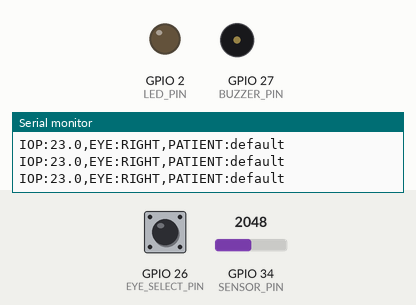
A sketch run on a simulated ESP32. On the bench: output pins drawn as LEDs (lit = HIGH), buzzer (waves = sounding), the last lines printed to the serial monitor. Inputs (shaded band) come from the test bench; at power-on: GPIO 34 (SENSOR_PIN) = 2048, GPIO 26 (EYE_SELECT_PIN) HIGH.

Above: at 21.7 s.
21.8 s: GPIO 34 (SENSOR_PIN) set to 1987
26.6 s: GPIO 34 (SENSOR_PIN) set to 1894
At 30.15 s:
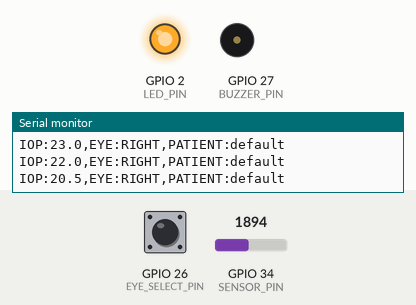
31.6 s: GPIO 34 (SENSOR_PIN) set to 2047
At 35.9 s:
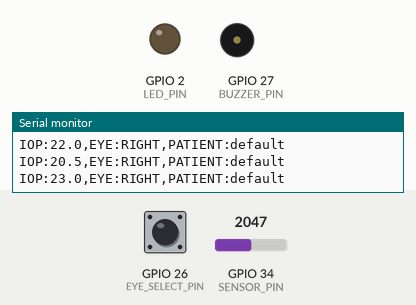
Timing chart, 0 to 42.6 s (numbered marks = the images above; inputs shaded):
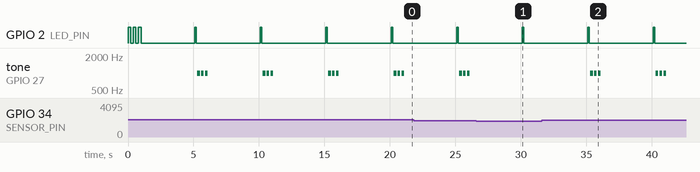

The sketch:

glaucoma_monitor.ino
```cpp
/**
 * GlaucoMonitor ESP32 Firmware
 * ─────────────────────────────────────────────────────────────────────────────
 * Reads Intraocular Pressure (IOP) from a pressure sensor (analog),
 * performs basic calibration, and sends readings via USB Serial to the backend.
 *
 * Hardware Setup:
 *   - Sensor output → GPIO 34 (ADC1, input only)
 *   - Left/Right eye selector → GPIO 26 (HIGH=RIGHT, LOW=LEFT)
 *   - LED indicator → GPIO 2 (built-in LED)
 *   - Optional buzzer → GPIO 27 (HIGH IOP alert)
 *
 * Serial Output Format:
 *   IOP:18.5,EYE:RIGHT,PATIENT:default\n
 *
 * Baud Rate: 9600
 *
 * NOTE: The IOP_CONVERSION_FACTOR should be calibrated against a reference
 * tonometer for clinical accuracy. The formula below is illustrative.
 */

#include <Arduino.h>

// ─── Pin Definitions ──────────────────────────────────────────────────────────
#define SENSOR_PIN        34    // Analog input from IOP sensor
#define EYE_SELECT_PIN    26    // Digital input: HIGH=RIGHT, LOW=LEFT
#define LED_PIN           2     // Built-in LED
#define BUZZER_PIN        27    // Optional buzzer

// ─── Calibration Constants ────────────────────────────────────────────────────
// These values should be calibrated with a reference Goldmann applanation tonometer.
// Sensor output (ADC 0-4095) → IOP in mmHg
const float ADC_MAX          = 4095.0f;
const float VCC              = 3.3f;         // ESP32 ADC reference voltage
const float SENSOR_MIN_V     = 0.5f;         // Sensor output at 0 mmHg
const float SENSOR_MAX_V     = 2.5f;         // Sensor output at 40 mmHg
const float IOP_MIN          = 0.0f;
const float IOP_MAX          = 40.0f;
const float IOP_HIGH_THRESH  = 21.0f;        // Alert threshold
const int   NUM_SAMPLES      = 10;           // Samples to average per reading
const int   SAMPLE_DELAY_MS  = 10;           // Delay between samples
const int   READ_INTERVAL_MS = 5000;         // Measurement interval (5 seconds)

// Patient ID (can be configured via serial command in production)
const char* PATIENT_ID = "default";

// ─── State ────────────────────────────────────────────────────────────────────
unsigned long lastReadTime = 0;
float lastIOP = 0.0f;

// ─── Setup ────────────────────────────────────────────────────────────────────
void setup() {
  Serial.begin(9600);
  Serial.println("GlaucoMonitor ESP32 v1.0 initializing...");

  // Pin setup
  pinMode(SENSOR_PIN, INPUT);
  pinMode(EYE_SELECT_PIN, INPUT_PULLUP);
  pinMode(LED_PIN, OUTPUT);
  pinMode(BUZZER_PIN, OUTPUT);

  // Configure ADC
  analogSetAttenuation(ADC_11db);   // Full range 0-3.3V
  analogSetWidth(12);                // 12-bit resolution (0-4095)

  // Self-test blink
  for (int i = 0; i < 3; i++) {
    digitalWrite(LED_PIN, HIGH);
    delay(200);
    digitalWrite(LED_PIN, LOW);
    delay(200);
  }

  Serial.println("Ready. Sending IOP readings every 5 seconds.");
  Serial.println("Format: IOP:<value>,EYE:<LEFT|RIGHT>,PATIENT:<id>");
}

// ─── Main Loop ────────────────────────────────────────────────────────────────
void loop() {
  unsigned long now = millis();

  if (now - lastReadTime >= READ_INTERVAL_MS) {
    lastReadTime = now;

    float iop = readIOP();
    String eye = readEye();

    // Format and send over serial
    sendReading(iop, eye);

    // Visual feedback
    blinkLED(1);

    // Buzzer alert on high IOP
    if (iop > IOP_HIGH_THRESH) {
      alertBuzzer();
    }

    lastIOP = iop;
  }

  // Handle incoming serial commands (for configuration)
  handleSerialCommands();
}

// ─── IOP Measurement ─────────────────────────────────────────────────────────
/**
 * Read and average multiple ADC samples, convert to IOP value in mmHg.
 * Uses linear interpolation based on sensor voltage range.
 *
 * Real sensor (e.g., Honeywell ABPMANV001PGAA3) maps pressure linearly
 * from 0.5V to 4.5V for 0 to 60 psi. Adjust formula for your sensor.
 */
float readIOP() {
  long sum = 0;

  // Collect samples
  for (int i = 0; i < NUM_SAMPLES; i++) {
    sum += analogRead(SENSOR_PIN);
    delay(SAMPLE_DELAY_MS);
  }

  float avgADC = (float)sum / NUM_SAMPLES;

  // Convert ADC to voltage
  float voltage = (avgADC / ADC_MAX) * VCC;

  // Convert voltage to IOP (mmHg) using linear mapping
  // Clamp to sensor range
  voltage = constrain(voltage, SENSOR_MIN_V, SENSOR_MAX_V);

  float iop = IOP_MIN + (voltage - SENSOR_MIN_V) /
              (SENSOR_MAX_V - SENSOR_MIN_V) * (IOP_MAX - IOP_MIN);

  // Apply calibration offset (adjust after comparing with reference tonometer)
  float calibrationOffset = 0.0f;  // Set after calibration
  iop += calibrationOffset;

  // Clamp to physiological range
  iop = constrain(iop, 5.0f, 40.0f);

  // Round to 1 decimal place
  return roundf(iop * 10.0f) / 10.0f;
}

// ─── Eye Selection ────────────────────────────────────────────────────────────
String readEye() {
  // HIGH = RIGHT eye, LOW = LEFT eye
  return digitalRead(EYE_SELECT_PIN) == HIGH ? "RIGHT" : "LEFT";
}

// ─── Serial Output ────────────────────────────────────────────────────────────
void sendReading(float iop, String eye) {
  // Format: IOP:18.5,EYE:RIGHT,PATIENT:default
  Serial.print("IOP:");
  Serial.print(iop, 1);
  Serial.print(",EYE:");
  Serial.print(eye);
  Serial.print(",PATIENT:");
  Serial.println(PATIENT_ID);
}

// ─── LED Feedback ─────────────────────────────────────────────────────────────
void blinkLED(int times) {
  for (int i = 0; i < times; i++) {
    digitalWrite(LED_PIN, HIGH);
    delay(100);
    digitalWrite(LED_PIN, LOW);
    delay(100);
  }
}

// ─── Buzzer Alert ─────────────────────────────────────────────────────────────
void alertBuzzer() {
  for (int i = 0; i < 3; i++) {
    tone(BUZZER_PIN, 1000, 200);  // 1kHz tone, 200ms
    delay(300);
  }
}

// ─── Serial Command Handler ───────────────────────────────────────────────────
/**
 * Accepts commands via serial for runtime configuration:
 *   SET_PATIENT:<id>   - Change patient ID
 *   GET_STATUS         - Print current status
 *   CALIBRATE:<offset> - Set calibration offset
 */
void handleSerialCommands() {
  if (Serial.available() > 0) {
    String cmd = Serial.readStringUntil('\n');
    cmd.trim();

    if (cmd.startsWith("GET_STATUS")) {
      Serial.print("STATUS:OK,LAST_IOP:");
      Serial.print(lastIOP, 1);
      Serial.print(",PATIENT:");
      Serial.println(PATIENT_ID);
    } else if (cmd.startsWith("SET_PATIENT:")) {
      // In production, store in EEPROM/NVS
      Serial.print("PATIENT_SET:");
      Serial.println(cmd.substring(12));
    } else if (cmd.startsWith("PING")) {
      Serial.println("PONG");
    }
  }
}

// ─── END OF FIRMWARE ──────────────────────────────────────────────────────────
/**
 * SIMULATION MODE (for testing without real sensor):
 * Uncomment the readIOP_simulated() function below and replace
 * the readIOP() call in loop() for development/demo testing.
 */

/*
float readIOP_simulated() {
  // Generates realistic IOP values with slight variation
  static float base = 18.5f;
  float noise = (random(0, 100) - 50) / 20.0f;  // ±2.5 mmHg noise
  base = constrain(base + (random(0, 10) - 5) / 10.0f, 10.0f, 28.0f);
  return roundf((base + noise) * 10.0f) / 10.0f;
}
*/
```

Measured:
- the behaviour switches between 1927 and 1926 on GPIO 34 (SENSOR_PIN) (found by bisection; images 0 and 1)
- after the input at 26.6 s, tone on GPIO 27 (BUZZER_PIN): stops changing and stays silent
- after the input at 31.6 s, tone on GPIO 27 (BUZZER_PIN): plays 1000 Hz for 0.20 s, 1000 Hz for 0.20 s, 1000 Hz for 0.20 s, 1000 Hz for 0.20 s, 1000 Hz for 0.20 s, 1000 Hz for 0.20 s, starting after 3.7 s
- by itself, tone on GPIO 27 (BUZZER_PIN): repeats every 5.0 s: 2 × (silent 0.10 s, 1000 Hz 0.20 s), silent 4.2 s, 1000 Hz 0.20 s
